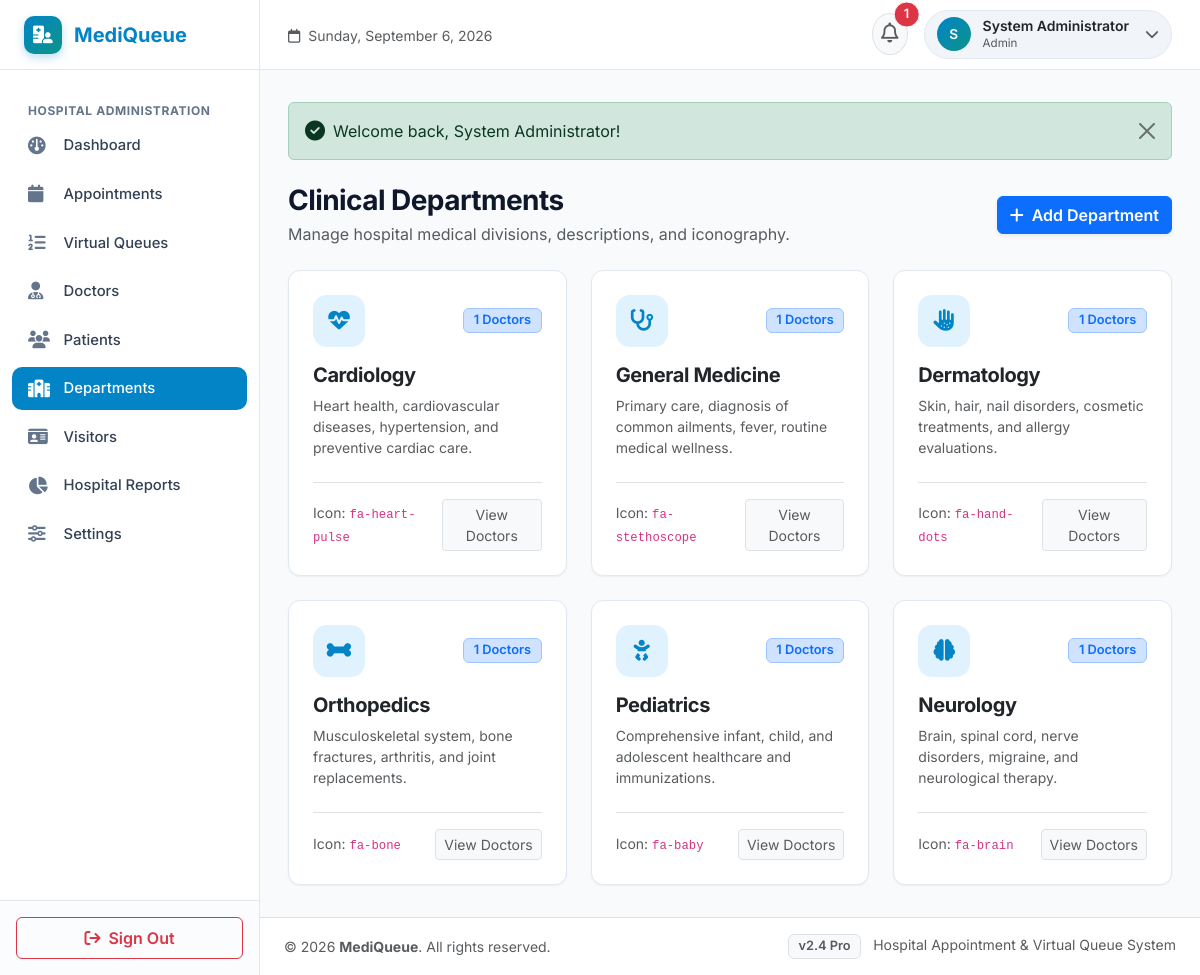
The app's page /admin/departments.php (signed in) with its own data.
### tables this page shows
CREATE TABLE `departments` (
  `id` INT AUTO_INCREMENT PRIMARY KEY,
  `department_name` VARCHAR(100) NOT NULL,
  `description` TEXT NULL,
  `icon` VARCHAR(50) DEFAULT 'fa-stethoscope',
  `created_at` TIMESTAMP DEFAULT CURRENT_TIMESTAMP
);

### admin/departments.php (the view, shortened to what this page needs)
<?php
$conn = get_db_connection();
$departments = $conn->query("
    SELECT d.*, COUNT(doc.id) as doctor_count
    FROM departments d
    LEFT JOIN doctors doc ON d.id = doc.department_id
    GROUP BY d.id
    ORDER BY d.id ASC
")->fetchAll();
include __DIR__ . '/../includes/header.php';
?>
<div class="d-flex flex-column flex-md-row justify-content-between align-items-md-center mb-4 gap-3">
    <div>
        <h3 class="fw-bold mb-1">Clinical Departments</h3>
        <p class="text-muted mb-0">Manage hospital medical divisions, descriptions, and iconography.</p>
    </div>
    <button type="button" class="btn btn-primary fw-semibold shadow-sm" data-bs-toggle="modal" data-bs-target="#newDeptModal">
        <i class="fa-solid fa-plus me-1"></i> Add Department
    </button>
</div>
<div class="row g-4">
    <?php foreach ($departments as $dept): ?>
        <div class="col-lg-4 col-md-6">
            <div class="mq-card h-100 p-4 d-flex flex-column">
                <div class="d-flex align-items-center justify-content-between mb-3">
                    <div class="mq-stat-icon primary">
                        <i class="fa-solid <?= htmlspecialchars($dept['icon'] ?: 'fa-stethoscope') ?>"></i>
                    </div>
                    <span class="badge bg-primary-subtle text-primary border border-primary-subtle">
                        <?= $dept['doctor_count'] ?> Doctors
                    </span>
                </div>
                <h5 class="fw-bold text-dark mb-2"><?= htmlspecialchars($dept['department_name']) ?></h5>
                <p class="text-muted small mb-4 flex-grow-1"><?= htmlspecialchars($dept['description']) ?></p>
                <div class="pt-3 border-top d-flex justify-content-between align-items-center">
                    <span class="text-muted small">Icon: <code><?= htmlspecialchars($dept['icon']) ?></code></span>
                    <?php if ($dept['doctor_count'] == 0): ?>
                        <form action="<?= BASE_URL ?>/admin/departments.php" method="POST" class="d-inline" onsubmit="return confirm('Delete this department?');">
                            <input type="hidden" name="csrf_token" value="<?= csrf_token() ?>">
                            <input type="hidden" name="action" value="delete_dept">
                            <input type="hidden" name="dept_id" value="<?= $dept['id'] ?>">
                            <button type="submit" class="btn btn-sm btn-outline-danger" title="Delete Department">
                                <i class="fa-solid fa-trash-can"></i>
                            </button>
                        </form>
                    <?php else: ?>
                        <a href="<?= BASE_URL ?>/admin/doctors.php" class="btn btn-sm btn-light border text-muted">View Doctors</a>
                    <?php endif; ?>
                </div>
            </div>
        </div>
    <?php endforeach; ?>
</div>
<?php include __DIR__ . '/../includes/footer.php'; ?>

### assets/css/style.css (style rules this page uses)
:root { --mq-primary: #0284c7; --mq-primary-dark: #0369a1; --mq-primary-light: #e0f2fe; --mq-secondary: #0d9488; --mq-secondary-light: #ccfbf1; --mq-dark: #0f172a; --mq-slate: #334155; --mq-muted: #64748b; --mq-bg: #f8fafc; --mq-card-bg: #ffffff; --mq-border: #e2e8f0; --mq-sidebar-width: 260px; --mq-header-height: 70px; --mq-font-sans: 'Inter', -apple-system, BlinkMacSystemFont, "Segoe UI", Roboto, "Helvetica Neue", Arial, sans-serif; --mq-radius: 12px; --mq-radius-lg: 16px; --mq-shadow-sm: 0 1px 2px 0 rgba(0, 0, 0, 0.05); --mq-shadow: 0 4px 6px -1px rgba(0, 0, 0, 0.06), 0 2px 4px -2px rgba(0, 0, 0, 0.04); --mq-shadow-lg: 0 10px 15px -3px rgba(0, 0, 0, 0.08), 0 4px 6px -4px rgba(0, 0, 0, 0.03); }
body { font-family: var(--mq-font-sans); background-color: var(--mq-bg); color: var(--mq-slate); min-height: 100vh; margin: 0; display: flex; flex-direction: column; }
h1, h2, h3, h4, h5, h6 { color: var(--mq-dark); font-weight: 600; letter-spacing: -0.02em; }
a { color: var(--mq-primary); text-decoration: none; transition: all 0.2s ease; }
.mq-card { background-color: var(--mq-card-bg); border: 1px solid var(--mq-border); border-radius: var(--mq-radius); box-shadow: var(--mq-shadow-sm); padding: 1.5rem; transition: transform 0.2s ease, box-shadow 0.2s ease; position: relative; overflow: hidden; }
.mq-stat-icon { width: 52px; height: 52px; border-radius: 14px; display: flex; align-items: center; justify-content: center; font-size: 1.35rem; flex-shrink: 0; }
.mq-stat-icon.primary { background-color: var(--mq-primary-light); color: var(--mq-primary); }
.badge { padding: 0.4em 0.75em; font-weight: 600; border-radius: 6px; font-size: 0.8rem; }

### records on screen
departments: doctor_count "1", department_name "Cardiology", description "Heart health, cardiovascular diseases, hypertension, and preventive cardiac care.", icon "fa-heart-pulse"
departments: doctor_count "1", department_name "General Medicine", description "Primary care, diagnosis of common ailments, fever, routine medical wellness.", icon "fa-stethoscope"
departments: doctor_count "1", department_name "Dermatology", description "Skin, hair, nail disorders, cosmetic treatments, and allergy evaluations.", icon "fa-hand-dots"
departments: doctor_count "1", department_name "Orthopedics", description "Musculoskeletal system, bone fractures, arthritis, and joint replacements.", icon "fa-bone"
departments: doctor_count "1", department_name "Pediatrics", description "Comprehensive infant, child, and adolescent healthcare and immunizations.", icon "fa-baby"
departments: doctor_count "1", department_name "Neurology", description "Brain, spinal cord, nerve disorders, migraine, and neurological therapy.", icon "fa-brain"

### other values on screen
APP_NAME "MediQueue"
$unreadNotifsCount "1"
substr($currentUser['name'] ?? 'U', 0, 1) "S"
$currentUser['name'] "System Administrator"
$currentUser['role'] "Admin"
$flash['message'] "Welcome back, System Administrator!"
